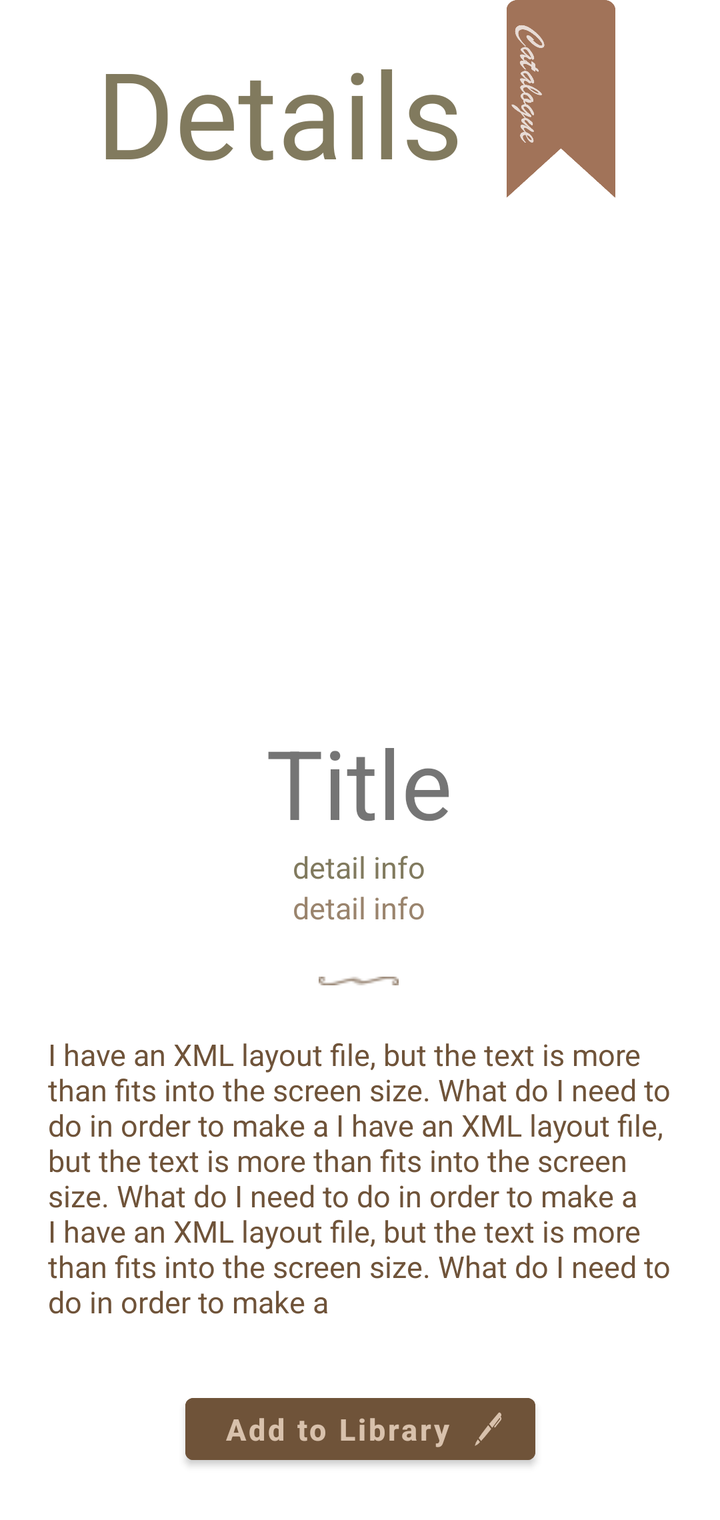
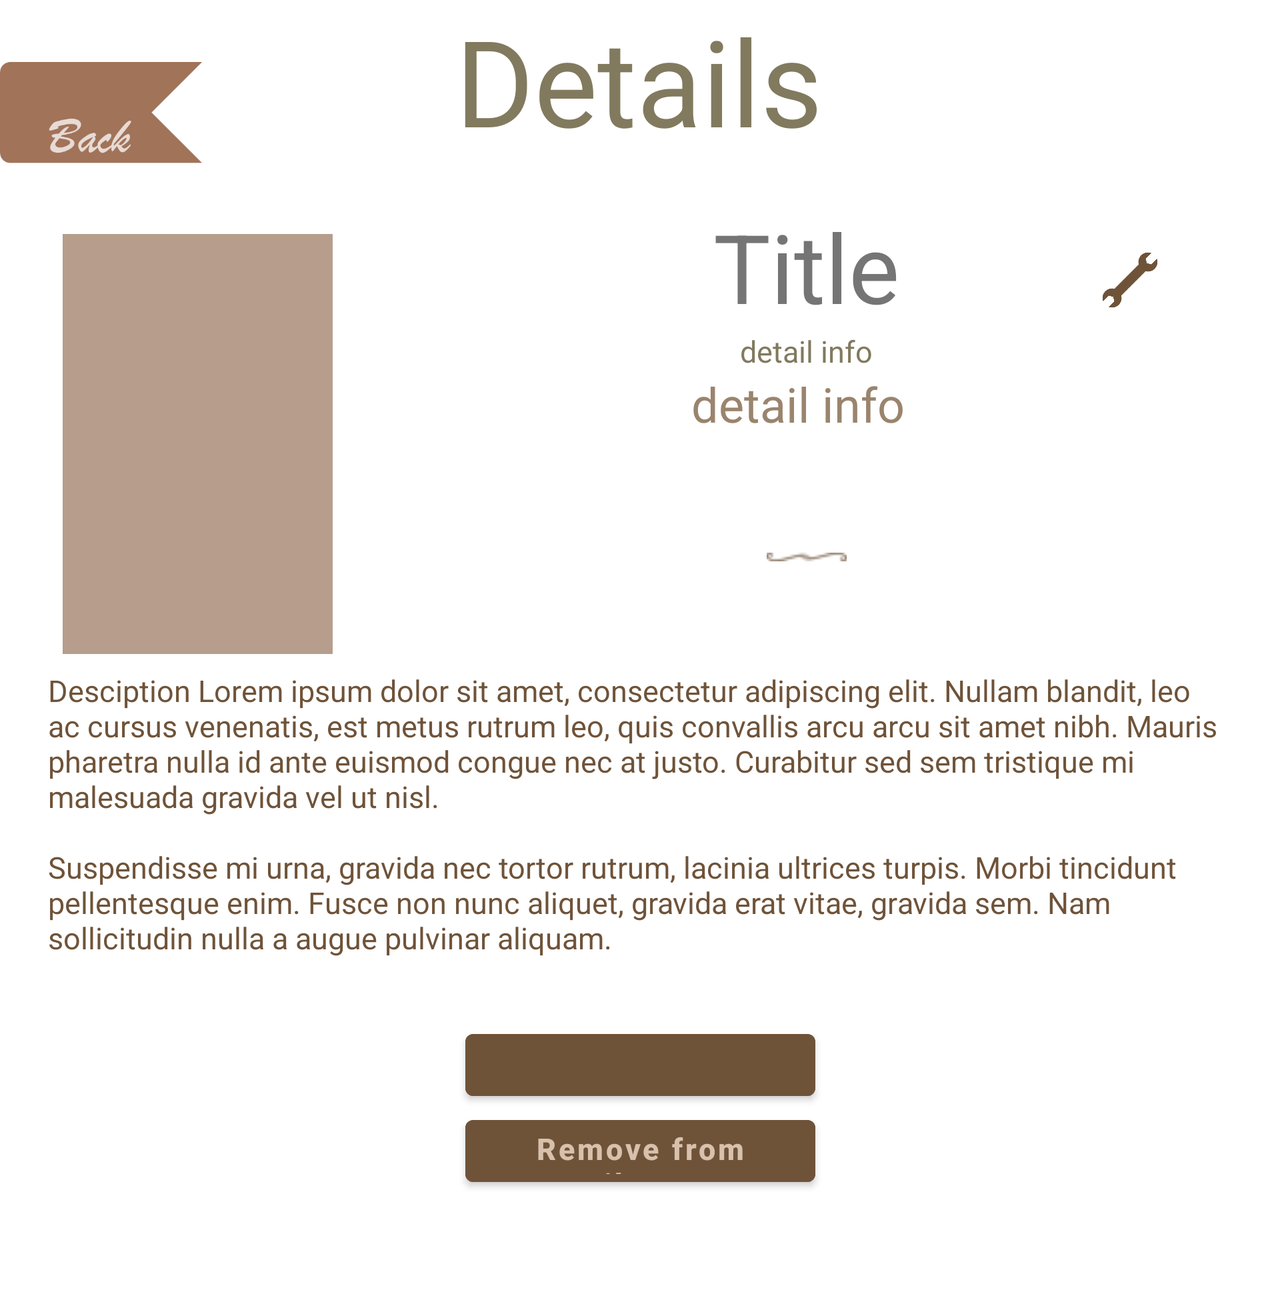

One screen, two layout resources from the same app: the default and the repository's alternative for another configuration. Each is rendered where Android would select it; the XML of both is given below.
<!-- AndroidManifest.xml: application theme Theme.Livre -->
<!-- res/layout/details_activity.xml -->
<?xml version="1.0" encoding="utf-8"?>
    <ScrollView xmlns:android="http://schemas.android.com/apk/res/android"
        xmlns:app="http://schemas.android.com/apk/res-auto"
        xmlns:tools="http://schemas.android.com/tools"
        android:layout_width="match_parent"
        android:layout_height="match_parent"
        tools:context=".BookDetails">

    <androidx.constraintlayout.widget.ConstraintLayout
        android:layout_width="match_parent"
        android:layout_height="wrap_content">


        <TextView
            android:id="@+id/detailsdet"
            android:layout_width="wrap_content"
            android:layout_height="101dp"
            android:layout_marginStart="48dp"
            android:layout_marginTop="16dp"
            android:text="Details"
            android:textColor="@color/sage"
            android:textSize="60sp"
            app:layout_constraintStart_toStartOf="parent"
            app:layout_constraintTop_toTopOf="parent" />


        <ImageView
            android:id="@+id/thumbdet"
            android:layout_width="135dp"
            android:layout_height="210dp"
            android:layout_marginTop="28dp"
            app:layout_constraintEnd_toEndOf="parent"
            app:layout_constraintStart_toStartOf="parent"
            app:layout_constraintTop_toBottomOf="@+id/detailsdet"
            app:srcCompat="@drawable/shelf_bust" />

        <TextView
        android:id="@+id/detTitle"
        android:layout_width="wrap_content"
        android:layout_height="wrap_content"
        android:layout_marginTop="4dp"
        android:text="Title"
        android:textSize="48sp"
        app:layout_constraintEnd_toEndOf="parent"
        app:layout_constraintHorizontal_bias="0.498"
        app:layout_constraintStart_toStartOf="parent"
        app:layout_constraintTop_toBottomOf="@+id/thumbdet" />

        <TextView
            android:id="@+id/detinfo"
            android:layout_width="wrap_content"
            android:layout_height="wrap_content"
            android:text="detail info"
            android:textAlignment="center"
            android:textColor="@color/sage"
            android:textSize="15sp"
            app:layout_constraintEnd_toEndOf="parent"
            app:layout_constraintHorizontal_bias="0.498"
            app:layout_constraintStart_toStartOf="parent"
            app:layout_constraintTop_toBottomOf="@+id/detTitle" />

        <ImageView
            android:id="@+id/detailsCatalogueTag"
            android:layout_width="65dp"
            android:layout_height="107dp"
            android:layout_marginEnd="52dp"
            app:layout_constraintEnd_toEndOf="parent"
            app:layout_constraintTop_toTopOf="parent"
            app:srcCompat="@drawable/tag_catalogue" />

        <TextView
            android:id="@+id/timeSpentDet"
            android:layout_width="wrap_content"
            android:layout_height="wrap_content"
            android:layout_marginStart="8dp"
            android:layout_marginEnd="8dp"
            android:text="detail info"
            android:textColor="@color/lightbrown"
            android:textSize="15sp"
            app:layout_constraintEnd_toEndOf="parent"
            app:layout_constraintHorizontal_bias="0.498"
            app:layout_constraintStart_toStartOf="parent"
            app:layout_constraintTop_toBottomOf="@+id/detinfo" />


        <TextView
            android:id="@+id/detDesc"
            android:layout_width="match_parent"
            android:layout_height="wrap_content"
            android:layout_marginStart="24dp"
            android:layout_marginTop="20dp"
            android:layout_marginEnd="24dp"
            android:text="I have an XML layout file, but the text is more than fits into the screen size. What do I need to do in order to make a I have an XML layout file, but the text is more than fits into the screen size. What do I need to do in order to make a I have an XML layout file, but the text is more than fits into the screen size. What do I need to do in order to make a"
            android:textColor="@color/brown"
            android:textSize="15sp"
            app:layout_constraintEnd_toEndOf="parent"
            app:layout_constraintHorizontal_bias="0.0"
            app:layout_constraintStart_toStartOf="parent"
            app:layout_constraintTop_toBottomOf="@+id/frame2det" />

        <ImageView
            android:id="@+id/frame2det"
            android:layout_width="40dp"
            android:layout_height="13dp"
            android:layout_marginTop="20dp"
            android:adjustViewBounds="true"
            app:layout_constraintEnd_toEndOf="parent"
            app:layout_constraintHorizontal_bias="0.498"
            app:layout_constraintStart_toStartOf="parent"
            app:layout_constraintTop_toBottomOf="@+id/timeSpentDet"
            app:srcCompat="@drawable/frame2" />

        <Button
            android:id="@+id/button"
            android:layout_width="175dp"
            android:layout_height="43dp"
            android:layout_marginTop="32dp"
            android:layout_marginBottom="24dp"
            android:backgroundTint="@color/brown"
            android:drawableRight="@drawable/icon_pen"
            android:minHeight="48dp"
            android:padding="-3dp"
            android:text="Add to Library"
            android:textAllCaps="false"
            android:textColor="@color/cream"
            android:textSize="15sp"
            android:textStyle="bold"
            app:layout_constraintBottom_toBottomOf="parent"
            app:layout_constraintEnd_toEndOf="parent"
            app:layout_constraintStart_toStartOf="parent"
            app:layout_constraintTop_toBottomOf="@+id/detDesc" />
    </androidx.constraintlayout.widget.ConstraintLayout>
</ScrollView>
<!-- resources referenced by this layout -->
<resources>
  <color name="brown">#6F5339</color>
  <color name="cream">#D8C1AC</color>
  <color name="lightbrown">#9A846D</color>
  <color name="sage">#817A5E</color>
  <!-- drawable frame2: png bitmap (drawable, 604 bytes) -->
  <!-- drawable icon_pen (drawable) -->
  <vector xmlns:android="http://schemas.android.com/apk/res/android"
      android:width="15dp"
      android:height="19dp"
      android:viewportWidth="15"
      android:viewportHeight="19">
    <group>
      <clip-path
          android:pathData="M0,0h15v19h-15z"/>
      <path
          android:pathData="M13.8188,3.5944 L13.6166,3.3383 13.9303,2.9226C14.0952,2.6869 14.1353,2.2101 13.7056,1.6459 13.2714,1.0955 12.825,1.1479 12.6611,1.3561L7.912,6.9708 9.4277,8.8906 13.1847,3.9106 13.3769,4.1541C13.4511,4.2384 13.4581,4.3827 13.3925,4.4779L10.5278,8.1069C10.4037,8.2588 10.4002,8.5093 10.5201,8.6666 10.64,8.8238 10.8379,8.8282 10.962,8.6763 10.9646,8.6731 10.9672,8.6699 10.9697,8.6666L13.8348,5.0376C14.1445,4.6331 14.1373,3.9876 13.8188,3.5944Z"
          android:fillColor="#D8C1AC"/>
      <path
          android:pathData="M4.3856,11.5819C4.267,11.7359 4.1524,11.8948 4.0419,12.0587L2.6875,13.9957 3.8809,15.5076 5.4102,13.7909C5.5395,13.6515 5.6651,13.5064 5.7867,13.3555L8.952,9.4941 7.4348,7.5723Z"
          android:fillColor="#D8C1AC"/>
      <path
          android:pathData="M1.1381,16.5366C1.0941,16.6363 1.1107,16.7615 1.1781,16.8375L0.8214,17.5725C0.7734,17.6719 0.7982,17.802 0.8768,17.8627 0.9025,17.8826 0.9319,17.8934 0.962,17.8937 0.9935,17.8935 1.0244,17.8821 1.0509,17.8607L1.6255,17.4034C1.685,17.4869 1.7819,17.5078 1.8598,17.454L3.3442,16.0403 2.2638,14.672Z"
          android:fillColor="#D8C1AC"/>
    </group>
  </vector>
  <!-- drawable tag_catalogue: png bitmap (drawable, 10748 bytes) -->
  <style name="Theme.Livre" parent="Theme.MaterialComponents.DayNight.DarkActionBar">
          
          <item name="colorPrimary">@color/purple_500</item>
          <item name="colorPrimaryVariant">@color/purple_700</item>
          <item name="colorOnPrimary">@color/white</item>
          
          <item name="colorSecondary">@color/teal_200</item>
          <item name="colorSecondaryVariant">@color/teal_700</item>
          <item name="colorOnSecondary">@color/black</item>
          
          <item name="android:statusBarColor" tools:targetApi="l">?attr/colorPrimaryVariant</item>
          
      </style>
  <color name="white">#FFFFFFFF</color>
  <color name="black">#FF000000</color>
</resources>
<!-- res/layout-land/details_activity.xml (the repository's variant of the layout above) -->
<!-- drawn on the phone turned sideways -->
<?xml version="1.0" encoding="utf-8"?>
    <ScrollView xmlns:android="http://schemas.android.com/apk/res/android"
        xmlns:app="http://schemas.android.com/apk/res-auto"
        xmlns:tools="http://schemas.android.com/tools"
        android:layout_width="match_parent"
        android:layout_height="match_parent"
        tools:context=".BookDetails">

    <androidx.constraintlayout.widget.ConstraintLayout
        android:layout_width="match_parent"
        android:layout_height="wrap_content">


        <TextView
            android:id="@+id/detailsdet"
            android:layout_width="wrap_content"
            android:layout_height="101dp"
            android:text="Details"
            android:textColor="@color/sage"
            android:textSize="60sp"
            app:layout_constraintEnd_toEndOf="parent"
            app:layout_constraintHorizontal_bias="0.499"
            app:layout_constraintTop_toTopOf="parent"
            app:layout_constraintStart_toStartOf="parent"
            tools:layout_editor_absoluteY="0dp" />

        <ImageView
            android:id="@+id/thumbdet"
            android:layout_width="135dp"
            android:layout_height="210dp"
            android:layout_marginTop="8dp"
            android:contentDescription="Book cover"
            app:layout_constraintEnd_toEndOf="parent"
            app:layout_constraintHorizontal_bias="0.062"
            app:layout_constraintStart_toStartOf="parent"
            app:layout_constraintTop_toBottomOf="@+id/detailsBackTag"
            android:background="@color/quicksand" />

        <TextView
            android:id="@+id/detTitle"
            android:layout_width="0dp"
            android:layout_height="wrap_content"
            android:layout_marginStart="8dp"
            android:layout_marginEnd="8dp"
            android:gravity="center"
            android:text="Title"
            android:textSize="48sp"
            app:layout_constraintEnd_toEndOf="parent"
            app:layout_constraintHorizontal_bias="0.0"
            app:layout_constraintStart_toEndOf="@+id/thumbdet"
            app:layout_constraintTop_toBottomOf="@+id/detailsdet" />

        <TextView
            android:id="@+id/detinfo"
            android:layout_width="0dp"
            android:layout_height="wrap_content"
            android:layout_marginStart="8dp"
            android:layout_marginEnd="8dp"
            android:gravity="center"
            android:text="detail info"
            android:textAlignment="center"
            android:textColor="@color/sage"
            android:textSize="15sp"
            app:layout_constraintEnd_toEndOf="parent"
            app:layout_constraintStart_toEndOf="@+id/thumbdet"
            app:layout_constraintTop_toBottomOf="@+id/detTitle" />

        <ImageView
            android:id="@+id/detailsBackTag"
            android:layout_width="101dp"
            android:layout_height="101dp"
            android:layout_marginTop="8dp"
            android:rotation="270"
            android:contentDescription="Back button"
            app:layout_constraintStart_toStartOf="parent"
            app:layout_constraintTop_toTopOf="parent"
            app:srcCompat="@drawable/tag_back" />

        <TextView
            android:id="@+id/timeSpentDet"
            android:layout_width="0dp"
            android:layout_height="wrap_content"
            android:layout_marginEnd="8dp"
            android:gravity="center"
            android:text="detail info"
            android:textColor="@color/lightbrown"
            android:textSize="24sp"
            app:layout_constraintEnd_toEndOf="parent"
            app:layout_constraintStart_toEndOf="@+id/thumbdet"
            app:layout_constraintTop_toBottomOf="@+id/detinfo" />


        <TextView
            android:id="@+id/detDesc"
            android:layout_width="match_parent"
            android:layout_height="wrap_content"
            android:layout_marginStart="24dp"
            android:layout_marginTop="8dp"
            android:layout_marginEnd="24dp"
            android:text="Desciption Lorem ipsum dolor sit amet, consectetur adipiscing elit. Nullam blandit, leo ac cursus venenatis, est metus rutrum leo, quis convallis arcu arcu sit amet nibh. Mauris pharetra nulla id ante euismod congue nec at justo. Curabitur sed sem tristique mi malesuada gravida vel ut nisl.\n\nSuspendisse mi urna, gravida nec tortor rutrum, lacinia ultrices turpis. Morbi tincidunt pellentesque enim. Fusce non nunc aliquet, gravida erat vitae, gravida sem. Nam sollicitudin nulla a augue pulvinar aliquam."
            android:textColor="@color/brown"
            android:textSize="15sp"
            app:layout_constraintEnd_toEndOf="parent"
            app:layout_constraintHorizontal_bias="0.0"
            app:layout_constraintStart_toStartOf="parent"
            app:layout_constraintTop_toBottomOf="@+id/thumbdet" />

        <ImageView
            android:id="@+id/frame2det"
            android:layout_width="40dp"
            android:layout_height="13dp"
            android:layout_marginTop="20dp"
            android:layout_marginBottom="16dp"
            android:adjustViewBounds="true"
            app:layout_constraintBottom_toTopOf="@+id/detDesc"
            app:layout_constraintEnd_toEndOf="parent"
            app:layout_constraintStart_toEndOf="@+id/thumbdet"
            app:layout_constraintTop_toBottomOf="@+id/timeSpentDet"
            app:srcCompat="@drawable/frame2" />


        <Button
            android:id="@+id/detSingleActionBtn"
            android:layout_width="175dp"
            android:layout_height="43dp"
            android:layout_marginTop="32dp"
            android:layout_marginBottom="24dp"
            android:backgroundTint="@color/brown"
            android:drawableRight="@drawable/icon_pen_l"
            android:minHeight="48dp"
            android:padding="-3dp"
            android:text="Add to Library"
            android:textAllCaps="false"
            android:textColor="@color/cream"
            android:textSize="15sp"
            android:textStyle="bold"
            android:visibility="gone"
            app:layout_constraintEnd_toEndOf="parent"
            app:layout_constraintStart_toStartOf="parent"
            app:layout_constraintTop_toBottomOf="@+id/detDesc"
            app:layout_constraintBottom_toTopOf="@+id/space"/>

        <Button
            android:id="@+id/detToggleArcBtn"
            android:layout_width="175dp"
            android:layout_height="43dp"
            android:layout_marginTop="32dp"
            android:backgroundTint="@color/brown"
            android:minHeight="48dp"
            android:padding="-3dp"
            android:text=""
            android:textAllCaps="false"
            android:textColor="@color/cream"
            android:textSize="15sp"
            android:textStyle="bold"
            android:visibility="visible"
            app:layout_constraintBottom_toTopOf="@+id/space"
            app:layout_constraintEnd_toEndOf="parent"
            app:layout_constraintStart_toStartOf="parent"
            app:layout_constraintTop_toBottomOf="@+id/detDesc"
            app:layout_constraintVertical_bias="0.0" />

        <Button
            android:id="@+id/detStartBtn"
            android:layout_width="175dp"
            android:layout_height="43dp"
            android:backgroundTint="@color/brown"
            android:minHeight="48dp"
            android:padding="-3dp"
            android:text="Start Reading"
            android:textAllCaps="false"
            android:textColor="@color/cream"
            android:textSize="15sp"
            android:textStyle="bold"
            android:visibility="gone"
            app:layout_constraintEnd_toEndOf="parent"
            app:layout_constraintStart_toStartOf="parent"
            app:layout_constraintTop_toBottomOf="@+id/detToggleArcBtn"
            />

        <Button
            android:id="@+id/detRemove"
            android:layout_width="175dp"
            android:layout_height="43dp"
            android:backgroundTint="@color/brown"
            android:minHeight="48dp"
            android:padding="-3dp"
            android:text="Remove from Library"
            android:textAllCaps="false"
            android:textColor="@color/cream"
            android:textSize="15sp"
            android:textStyle="bold"
            android:visibility="visible"
            app:layout_constraintTop_toBottomOf="@+id/detStartBtn"
            app:layout_constraintEnd_toEndOf="parent"
            app:layout_constraintStart_toStartOf="parent"
            app:layout_constraintBottom_toTopOf="@+id/space" />

        <ImageView
            android:id="@+id/editBtn"
            android:layout_width="30dp"
            android:layout_height="30dp"
            android:layout_marginTop="24dp"
            android:layout_marginEnd="60dp"
            android:contentDescription="Edit Button"
            app:layout_constraintEnd_toEndOf="parent"
            app:layout_constraintTop_toTopOf="@+id/detTitle"
            app:srcCompat="@drawable/wrench" />

        <Space
            android:id="@+id/space"
            android:layout_width="0dp"
            android:layout_height="60dp"
            app:layout_constraintBottom_toBottomOf="parent"
            app:layout_constraintEnd_toEndOf="parent"
            app:layout_constraintStart_toStartOf="parent"/>

    </androidx.constraintlayout.widget.ConstraintLayout>

</ScrollView>
<!-- resources referenced by the variant -->
<!-- as the phone turned sideways resolves them -->
<resources>
  <color name="brown">#6F5339</color>
  <color name="cream">#D8C1AC</color>
  <color name="lightbrown">#9A846D</color>
  <color name="quicksand">#B79D8C</color>
  <color name="sage">#817A5E</color>
  <!-- drawable frame2: png bitmap (drawable, 604 bytes) -->
  <!-- drawable icon_pen_l: png bitmap (drawable, 225 bytes) -->
  <!-- drawable tag_back: png bitmap (drawable, 12664 bytes) -->
  <!-- drawable wrench: png bitmap (drawable, 1674 bytes) -->
  <style name="Theme.Livre" parent="Theme.MaterialComponents.DayNight.DarkActionBar">
          
          <item name="colorPrimary">@color/purple_500</item>
          <item name="colorPrimaryVariant">@color/purple_700</item>
          <item name="colorOnPrimary">@color/white</item>
          
          <item name="colorSecondary">@color/teal_200</item>
          <item name="colorSecondaryVariant">@color/teal_700</item>
          <item name="colorOnSecondary">@color/black</item>
          
          <item name="android:statusBarColor" tools:targetApi="l">?attr/colorPrimaryVariant</item>
          
      </style>
  <color name="white">#FFFFFFFF</color>
  <color name="black">#FF000000</color>
</resources>
